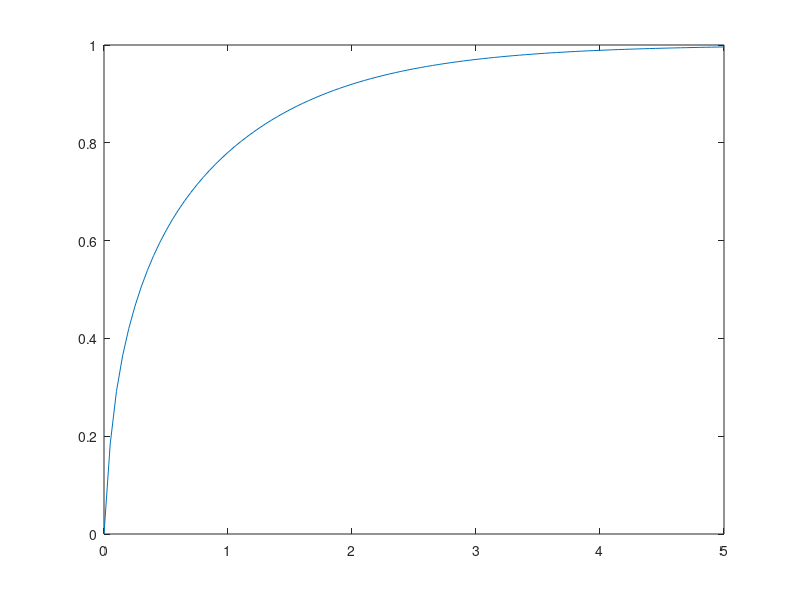
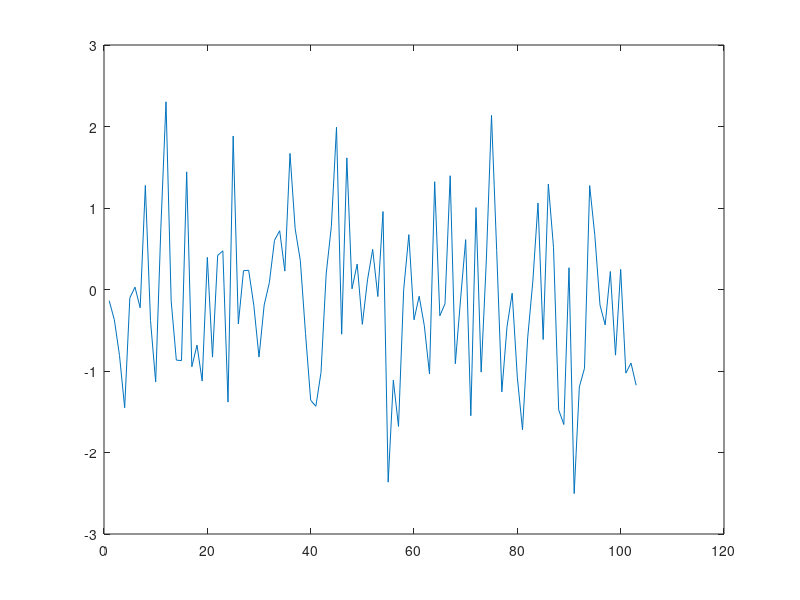

The MATLAB source for these figures, in order: (Note: this script raises an error after producing the figures.)
G = tf([5 60 100],[1 26 125 100]);
T50 = [0:0.05:5.00];
T100 = [0:0.1:5.00];
T200 = [0:0.2:5.00];

Yplot = step(G, T50);
figure(1)
plot(T50, Yplot);

sys50 = c2d(G, 0.05, 'zoh')
Y50 = step(sys50, T50);
sys100 = c2d(G, 0.1, 'zoh')
Y100 = step(sys100, T100);
sys200 = c2d(G, 0.2, 'zoh')
Y200 = step(sys200, T200);

U50 = ones(100, 1);
U100 = ones(50, 1);
U200 = ones(25, 1);
U50 = [0; 0; U50];
U100 = [0; 0; U100];
U200 = [0; 0; U200];
Y50 = [0; 0; Y50];
Y100 = [0; 0; Y100];
Y200 = [0; 0; Y200];

%%%%%%%%%%%%%%% 0.05 %%%%%%%%%%%%%%%
%pseudoinverse
Y = Y50(4:103);
M50 = [];
for k = 1:100
    m = [-1*Y50(k+2) -1*Y50(k+1) -1* Y50(k) U50(k+2) U50(k+1) U50(k)];
    M50 = [M50; m];
end
display('Estimated using pseudoinverse for T = 0.05')
Phat = inv(M50'*M50)*M50'*Y

%RLS
phatrls = [0 0 0 0 0 0]';
Prls = 10000000 * eye(6);
for k = 1:100
    mrls = [-1*Y50(k+2) -1*Y50(k+1) -1* Y50(k) U50(k+2) U50(k+1) U50(k)]';
    E = Y50(k+3) - mrls' * phatrls;
    q = Prls * mrls /(1 + mrls' * Prls * mrls);
    phatrls = phatrls + q * E;
    Prls = Prls - q * mrls'  * Prls;
end
display('Estimated using RLS for T = 0.05')
phatrls

%%%%%%%%%%%%%%% 0.1 %%%%%%%%%%%%%%%
%pseudoinverse
Y = Y100(4:53);
M100 = [];
for k = 1:50
    m = [-1*Y100(k+2) -1*Y100(k+1) -1* Y100(k) U100(k+2) U100(k+1) U100(k)];
    M100 = [M100; m];
end
display('Estimated using pseudoinverse for T = 0.1')
Phat = inv(M100'*M100)*M100'*Y

%RLS
phatrls = [0 0 0 0 0 0]';
Prls = 10000000 * eye(6);
for k = 1:50
    mrls = [-1*Y100(k+2) -1*Y100(k+1) -1* Y100(k) U100(k+2) U100(k+1) U100(k)]';
    E = Y100(k+3) - mrls' * phatrls;
    q = Prls * mrls /(1 + mrls' * Prls * mrls);
    phatrls = phatrls + q * E;
    Prls = Prls - q * mrls'  * Prls;
end
display('Estimated using RLS for T = 0.1')
phatrls

%%%%%%%%%%%%%%% 0.2 %%%%%%%%%%%%%%%
%pseudoinverse
Y = Y200(4:28);
M200 = [];
for k = 1:25
    m = [-1*Y200(k+2) -1*Y200(k+1) -1* Y200(k) U200(k+2) U200(k+1) U200(k)];
    M200 = [M200; m];
end
display('Estimated using pseudoinverse for T = 0.2')
Phat = inv(M200'*M200)*M200'*Y

%RLS
phatrls = [0 0 0 0 0 0]';
Prls = 10000000 * eye(6);
for k = 1:25
    mrls = [-1*Y200(k+2) -1*Y200(k+1) -1* Y200(k) U200(k+2) U200(k+1) U200(k)]';
    E = Y200(k+3) - mrls' * phatrls;
    q = Prls * mrls /(1 + mrls' * Prls * mrls);
    phatrls = phatrls + q * E;
    Prls = Prls - q * mrls'  * Prls;
end
display('Estimated using RLS for T = 0.2')
phatrls

%%%%%%%%%%%%%%%%%%%%%%%%%%%%%%%%%%%%%%%%%%%%%%%%
%%%%%%%%%%%%%%% Gaussian Numbers %%%%%%%%%%%%%%%
%%%%%%%%%%%%%%%%%%%%%%%%%%%%%%%%%%%%%%%%%%%%%%%%

R = normrnd(0,1,1,103);
figure(2)
plot(R)

%%%%%%%%%%%%%%%%%%%%%%%%%%%%%%%%%%%%%%%%%%%%%%%
%%%%%%%%%%%%%%% Bias Estimation %%%%%%%%%%%%%%%
%%%%%%%%%%%%%%%%%%%%%%%%%%%%%%%%%%%%%%%%%%%%%%%

kmat = [0.01 0.05 0.1 0.2 0.5];
for gain = 1:5
    Ynoisy = Y50 + kmat(gain) * R';
    phatrls = [0 0 0 0 0 0]';
    Prls = 10000000 * eye(6);
    for k = 1:100
        mrls = [-1*Ynoisy(k+2) -1*Ynoisy(k+1) -1* Ynoisy(k) U50(k+2) U50(k+1) U50(k)]';
        E = Ynoisy(k+3) - mrls' * phatrls;
        q = Prls * mrls /(1 + mrls' * Prls * mrls);
        phatrls = phatrls + q * E;
        Prls = Prls - q * mrls'  * Prls;
    end
    display('Estimated using RLS, with noise of factor')
    display(kmat(gain))
    display('for T = 0.05')
    phatrls
end

%%%%%%%%%%%%%%%%%%%%%%%%%%%%%%%%%%%%
%%%%%%%%%%%%%%% PRBS %%%%%%%%%%%%%%%
%%%%%%%%%%%%%%%%%%%%%%%%%%%%%%%%%%%%

seq50 = ltePRBS(1582,101);
seq100 = ltePRBS(131, 51);
seq200 = ltePRBS(529, 26);

Y50prbs = lsim(sys50, seq50, T50);
Y100prbs = lsim(sys100, seq100, T100);
Y200prbs = lsim(sys200, seq200, T200);

%%%%%%%%%%%%%%% 0.05 %%%%%%%%%%%%%%%
%pseudoinverse
Y = Y50prbs(4:100);
M50 = [];
for k = 1:97
    m = [-1*Y50prbs(k+2) -1*Y50prbs(k+1) -1* Y50prbs(k) seq50(k+2) seq50(k+1) seq50(k)];
    M50 = [M50; m];
end
display('Estimated using pseudoinverse for T = 0.1 for PRBS')
Phat = inv(M50'*M50)*M50'*Y

%RLS
phatrls = [0 0 0 0 0 0]';
Prls = 10000000 * eye(6);
for k = 1:97
    mrls = [-1*Y50prbs(k+2) -1*Y50prbs(k+1) -1* Y50prbs(k) seq50(k+2) seq50(k+1) seq50(k)]';
    E = Y50prbs(k+3) - mrls' * phatrls;
    q = Prls * mrls /(1 + mrls' * Prls * mrls);
    phatrls = phatrls + q * E;
    Prls = Prls - q * mrls'  * Prls;
end
display('Estimated using RLS for T = 0.05 for PRBS')
phatrls

%%%%%%%%%%%%%%% 0.1 %%%%%%%%%%%%%%%
%pseudoinverse
Y = Y100prbs(4:50);
M100 = [];
for k = 1:47
    m = [-1*Y100prbs(k+2) -1*Y100prbs(k+1) -1* Y100prbs(k) seq100(k+2) seq100(k+1) seq100(k)];
    M100 = [M100; m];
end
display('Estimated using pseudoinverse for T = 0.1 for PRBS')
Phat = inv(M100'*M100)*M100'*Y

%RLS
phatrls = [0 0 0 0 0 0]';
Prls = 10000000 * eye(6);
for k = 1:47
    mrls = [-1*Y100prbs(k+2) -1*Y100prbs(k+1) -1* Y100prbs(k) seq100(k+2) seq100(k+1) seq100(k)]';
    E = Y100prbs(k+3) - mrls' * phatrls;
    q = Prls * mrls /(1 + mrls' * Prls * mrls);
    phatrls = phatrls + q * E;
    Prls = Prls - q * mrls'  * Prls;
end
display('Estimated using RLS for T = 0.1 for PRBS')
phatrls

%%%%%%%%%%%%%%% 0.2 %%%%%%%%%%%%%%%
%pseudoinverse
Y = Y200prbs(4:25);
M200 = [];
for k = 1:22
    m = [-1*Y200prbs(k+2) -1*Y200prbs(k+1) -1* Y200prbs(k) seq200(k+2) seq200(k+1) seq200(k)];
    M200 = [M200; m];
end
display('Estimated using pseudoinverse for T = 0.2 for PRBS')
Phat = inv(M200'*M200)*M200'*Y

%RLS
phatrls = [0 0 0 0 0 0]';
Prls = 10000000 * eye(6);
for k = 1:22
    mrls = [-1*Y200prbs(k+2) -1*Y200prbs(k+1) -1* Y200prbs(k) seq200(k+2) seq200(k+1) seq200(k)]';
    E = Y200prbs(k+3) - mrls' * phatrls;
    q = Prls * mrls /(1 + mrls' * Prls * mrls);
    phatrls = phatrls + q * E;
    Prls = Prls - q * mrls'  * Prls;
end
display('Estimated using RLS for T = 0.2 for PRBS')
phatrls

%%%%%%%%%%%%%%%%%%%%%%%%%%%%%%%%%%%%%%%%%%%%%%%%%%%%%%
%%%%%%%%%%%%%%% Determinant ratio test %%%%%%%%%%%%%%%
%%%%%%%%%%%%%%%%%%%%%%%%%%%%%%%%%%%%%%%%%%%%%%%%%%%%%%

for order = [1 2 3 4 5]
   Morder = [];
   for k = order+1:103
       m = [];
       for l = 1:order
           m = [m; -Y50(k-l)];
       end
       for l = 1:order
           m = [m; U50(k-l)];
       end
       Morder  = [Morder; m'];
   end
   det(Morder' * Morder)
end

